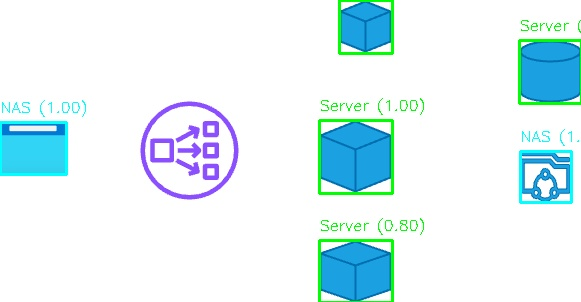
#> input picture fg/output_annotated.jpg, 581 x 302 px
$ python -i img_2_yaml_train_detect.py   (imports and definitions only)   (older library calls are emulated)
#> lines starting #> are read from the running program, lines starting #| are printed output that depends on the picture; after the words box and inside, x2 and y2 are one past the last pixel; in counts of white or black regions, pixels touching at a corner belong together
import cv2
import numpy as np
import yaml
import json
import os
from sklearn.cluster import KMeans
from sklearn.metrics.pairwise import cosine_similarity
import pickle
from pathlib import Path
import glob

# [8 lines left out: function get_images_from_folder, not called in this run]

class TemplateBasedDetector:
    def __init__(self, template_dir="templates"):
        self.template_dir = Path(template_dir)
        self.templates = {
            'server': [],
            'database': [],
            'nas': [],
            'load_balancer': []
        }
        self.feature_extractors = []
        self.trained_model = None
        self.template_features = {}

        # Color ranges for initial filtering
        self.color_ranges = {
            'blue': ([90, 50, 50], [130, 255, 255]),
            'light_blue': ([80, 40, 100], [110, 255, 255]),
            'purple': ([130, 60, 60], [160, 255, 255]),
            'cyan': ([85, 50, 80], [105, 255, 255])
        }

        # Load existing templates if available
        self.load_templates()

    def create_template_directory(self):
        """Create template directory structure"""
        self.template_dir.mkdir(exist_ok=True)
        for comp_type in self.templates.keys():
            (self.template_dir / comp_type).mkdir(exist_ok=True)

        print(f"📁 Template directory created: {self.template_dir}")
        print("📋 To add templates:")
        print("   1. Place server images in: templates/server/")
        print("   2. Place database images in: templates/database/")
        print("   3. Place NAS images in: templates/nas/")
        print("   4. Place load balancer images in: templates/load_balancer/")

    # [165 lines left out: function extract_template_from_image, not called in this run]

    def load_templates(self):
        """Load templates from the template directory and its subdirectories."""
        if not self.template_dir.exists():
            self.create_template_directory()

        # Iterate through all subdirectories under template_dir
        for subdir in self.template_dir.iterdir():
            if subdir.is_dir():
                # Load images from each subdirectory
                for img_path in subdir.glob("*.png"):
                    label = subdir.name  # Use the subdirectory name as the label
                    template = cv2.imread(str(img_path))
                    if template is not None:
                        self.templates[label].append({
                            'image': template,
                            'path': str(img_path),
                            'features': None
                        })
                        print(f"✅ Loaded template for {label} from {img_path}")

    def extract_visual_features(self, img):
        """Extract multiple visual features from an image"""
        if len(img.shape) == 3:
            gray = cv2.cvtColor(img, cv2.COLOR_BGR2GRAY)
            hsv = cv2.cvtColor(img, cv2.COLOR_BGR2HSV)
        else:
            gray = img
            hsv = None

        features = {}

        # 1. HOG features (shape/edge patterns)
        hog = cv2.HOGDescriptor((32, 32), (8, 8), (4, 4), (4, 4), 9)
        resized = cv2.resize(gray, (32, 32))
        hog_features = hog.compute(resized).flatten()
        features['hog'] = hog_features

        # 2. Color histogram
        if hsv is not None:
            hist_h = cv2.calcHist([hsv], [0], None, [32], [0, 180])
            hist_s = cv2.calcHist([hsv], [1], None, [32], [0, 256])
            hist_v = cv2.calcHist([hsv], [2], None, [32], [0, 256])
            color_features = np.concatenate([hist_h.flatten(), hist_s.flatten(), hist_v.flatten()])
            features['color'] = color_features

        # 3. Texture features (LBP-like)
        texture_features = self.extract_texture_features(gray)
        features['texture'] = texture_features

        # 4. Geometric features
        contours, _ = cv2.findContours(cv2.threshold(gray, 0, 255, cv2.THRESH_BINARY + cv2.THRESH_OTSU)[1],
                                       cv2.RETR_EXTERNAL, cv2.CHAIN_APPROX_SIMPLE)
        if contours:
            largest_contour = max(contours, key=cv2.contourArea)
            geometric_features = self.extract_geometric_features(largest_contour, gray.shape)
            features['geometric'] = geometric_features
        else:
            features['geometric'] = np.zeros(10)

        # Combine all features
        combined = np.concatenate([
            features['hog'],
            features['color'] if 'color' in features else np.zeros(96),
            features['texture'],
            features['geometric']
        ])

        return combined

    def extract_texture_features(self, gray_img):
        """Extract texture features using local binary patterns approach"""
        # Simple texture analysis
        h, w = gray_img.shape
        features = []

        # Edge density
        edges = cv2.Canny(gray_img, 50, 150)
        edge_density = np.sum(edges > 0) / (h * w)
        features.append(edge_density)

        # Gradient magnitude statistics
        grad_x = cv2.Sobel(gray_img, cv2.CV_64F, 1, 0, ksize=3)
        grad_y = cv2.Sobel(gray_img, cv2.CV_64F, 0, 1, ksize=3)
        magnitude = np.sqrt(grad_x ** 2 + grad_y ** 2)

        features.extend([
            np.mean(magnitude),
            np.std(magnitude),
            np.median(magnitude)
        ])

        # Intensity statistics
        features.extend([
            np.mean(gray_img),
            np.std(gray_img),
            np.median(gray_img)
        ])

        return np.array(features)

    def extract_geometric_features(self, contour, img_shape):
        """Extract geometric features from contour"""
        area = cv2.contourArea(contour)
        perimeter = cv2.arcLength(contour, True)

        # Bounding rectangle
        x, y, w, h = cv2.boundingRect(contour)
        aspect_ratio = w / float(h) if h > 0 else 0
        extent = area / (w * h) if (w * h) > 0 else 0

        # Convex hull
        hull = cv2.convexHull(contour)
        hull_area = cv2.contourArea(hull)
        solidity = area / hull_area if hull_area > 0 else 0

        # Circularity
        circularity = 4 * np.pi * area / (perimeter * perimeter) if perimeter > 0 else 0

        # Relative size
        img_area = img_shape[0] * img_shape[1]
        relative_area = area / img_area

        return np.array([
            aspect_ratio, extent, solidity, circularity, relative_area,
            w / img_shape[1], h / img_shape[0],  # Relative width/height
            area, perimeter, len(contour)  # Absolute measures
        ])

    # [344 lines left out: functions extract_template_features, find_candidate_regions, match_template, detect_components, save_results, train_from_examples and 3 more, not called in this run]


# [63 lines not run here, left out]

>>> import cv2
>>> picture = cv2.imread('output_annotated.jpg')
#> picture is the input picture: shape (302, 581, 3); mean B, G, R 246.1, 242.1, 223.7
>>> result = TemplateBasedDetector().extract_visual_features(picture)
#> in extract_visual_features, `gray = cv2.cvtColor(img, cv2.COLOR_BGR2GRAY)`:
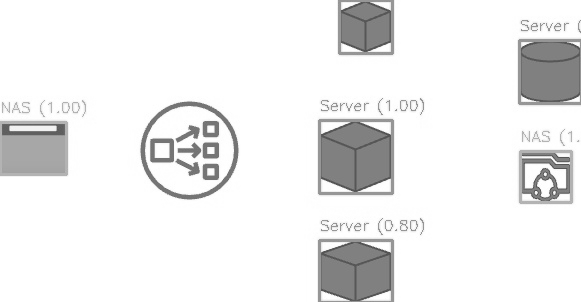
#> gray: shape (302, 581); min 79, max 255, mean 237.1
#> in extract_visual_features, `hsv = cv2.cvtColor(img, cv2.COLOR_BGR2HSV)`: hsv: shape (302, 581, 3); mean H, S, V 26.9, 31.6, 250.3
#> in extract_visual_features, `resized = cv2.resize(gray, (32, 32))`:
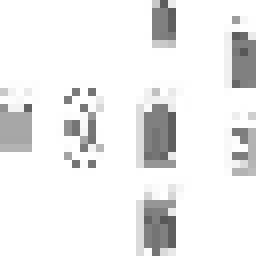
#> resized: shape (32, 32) (shown 8 times larger); min 87, max 255, mean 236.5
#> in extract_visual_features, `hog_features = hog.compute(resized).flatten()`: hog_features = 1764 values, max 0.667 at index 454, min 0 at index 0, mean 0.0859
#> in extract_visual_features, `hist_h = cv2.calcHist([hsv], [0], None, [32], [0, 180])`: hist_h = 32 values, max 124354 at index 0, min 0 at index 31, mean 5483.2
#> in extract_visual_features, `hist_s = cv2.calcHist([hsv], [1], None, [32], [0, 256])`: hist_s = 32 values, max 142493 at index 0, min 114 at index 12, mean 5483.2
#> in extract_visual_features, `hist_v = cv2.calcHist([hsv], [2], None, [32], [0, 256])`: hist_v = 32 values, max 152038 at index 31, min 0 at index 0, mean 5483.2
#> in extract_visual_features, `color_features = np.concatenate([hist_h.flatten(), hist_s.flatten(), h..`: color_features = 96 values, max 152038 at index 95, min 0 at index 31, mean 5483.2
#> in extract_texture_features, `edges = cv2.Canny(gray_img, 50, 150)`:
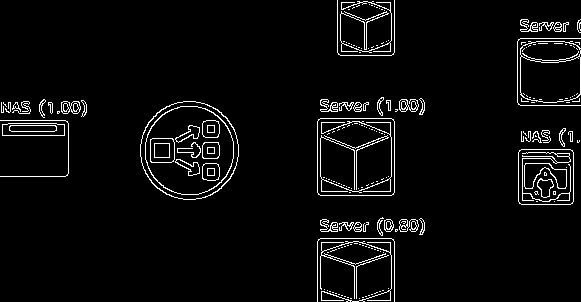
#> edges: shape (302, 581); 4.3% white in thin lines or dots
#> in extract_texture_features, `edge_density = np.sum(edges > 0) / (h * w)`: edge_density = 0.0429
#> in extract_texture_features, `grad_x = cv2.Sobel(gray_img, cv2.CV_64F, 1, 0, ksize=3)`:
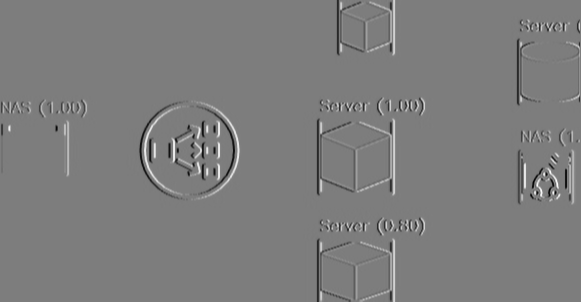
#> grad_x: shape (302, 581) float64; min -620, max 642, mean -0.2; drawn with min black and max white
#> in extract_texture_features, `grad_y = cv2.Sobel(gray_img, cv2.CV_64F, 0, 1, ksize=3)`:
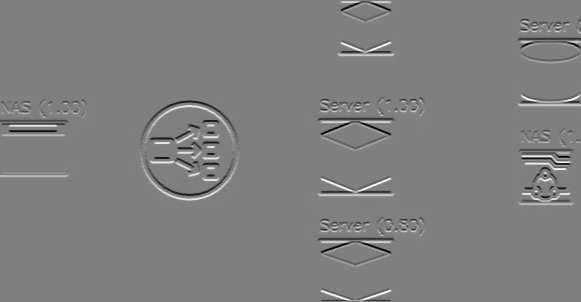
#> grad_y: shape (302, 581) float64; min -677, max 672, mean 0; drawn with min black and max white
#> in extract_texture_features, `magnitude = np.sqrt(grad_x ** 2 + grad_y ** 2)`:
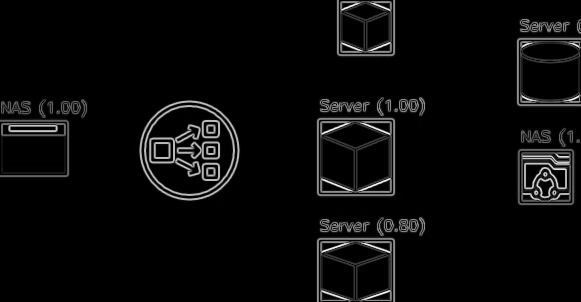
#> magnitude: shape (302, 581) float64; min 0, max 739.2, mean 30; drawn with min black and max white
#> in extract_visual_features, `texture_features = self.extract_texture_features(gray)`: texture_features = [0.0429, 29.98, 97.69, 0, 237.1, 42.98, 255]
#> in extract_visual_features, `contours, _ = cv2.findContours(cv2.threshold(gray, 0, 255, cv2.THRESH_..`: contours = 14 contours, 2 with area under 20; largest, box (x1, y1, x2, y2) and area: (0, 0, 581, 302) 158560, (10, 126, 56, 131) 180, (362, 291, 391, 301) 130, (362, 242, 391, 252) 122, (321, 242, 349, 252) 122
#> in extract_visual_features, `largest_contour = max(contours, key=cv2.contourArea)`: largest_contour = contour of 41 points, box (x1, y1, x2, y2) (0, 0, 581, 302), area 158560
#> in extract_geometric_features, `area = cv2.contourArea(contour)`: area = 158560
#> in extract_geometric_features, `perimeter = cv2.arcLength(contour, True)`: perimeter = 2269.9
#> in extract_geometric_features, `x, y, w, h = cv2.boundingRect(contour)`: x = 0; w = 581; h = 302
#> in extract_geometric_features, `aspect_ratio = w / float(h) if h > 0 else 0`: aspect_ratio = 1.92
#> in extract_geometric_features, `extent = area / (w * h) if (w * h) > 0 else 0`: extent = 0.904
#> in extract_geometric_features, `hull = cv2.convexHull(contour)`: hull = [[580, 0], [580, 301], [0, 301], [0, 0]]
#> in extract_geometric_features, `hull_area = cv2.contourArea(hull)`: hull_area = 174580
#> in extract_geometric_features, `solidity = area / hull_area if hull_area > 0 else 0`: solidity = 0.908
#> in extract_geometric_features, `circularity = 4 * np.pi * area / (perimeter * perimeter) if perimeter ..`: circularity = 0.387
#> in extract_geometric_features, `relative_area = area / img_area`: relative_area = 0.904
#> in extract_visual_features, `geometric_features = self.extract_geometric_features(largest_contour, ..`: geometric_features = [1.92, 0.904, 0.908, 0.387, 0.904, 1, 1, 158560, 2269.9, 41]
#> in extract_visual_features, `combined = np.concatenate([ features['hog'], features['color'] if 'col..`: combined = 1877 values, max 158560 at index 1874, min 0 at index 0, mean 366.6
#> result has the same summary as combined in extract_visual_features
